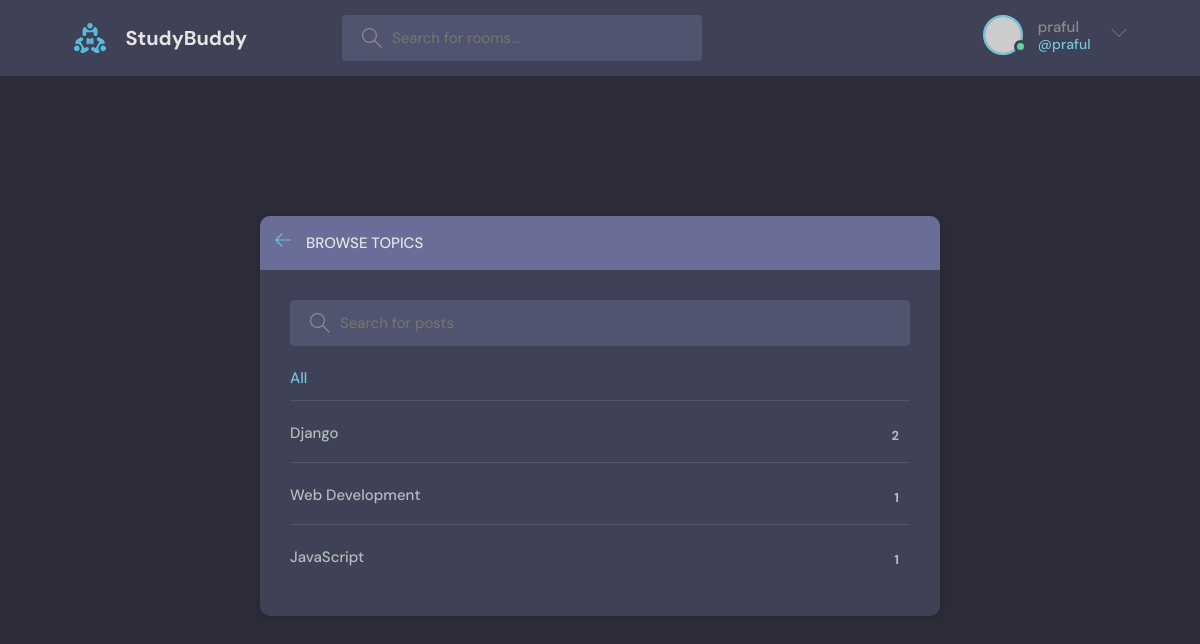
Before: /topics/ (signed in) with the older database file.
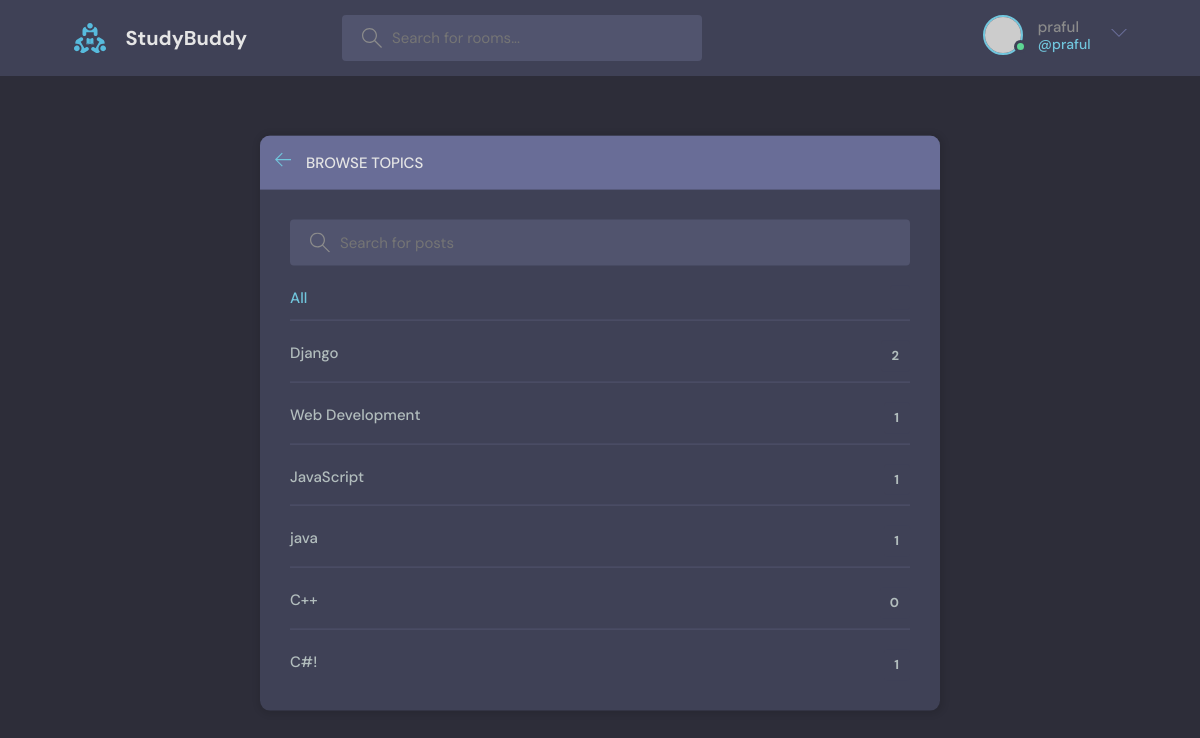
After: the same page with the newer database file.
### base/models.py (models this page shows, shortened)
class Topic(models.Model):
    name = models.CharField(max_length=200)

### base/views.py (the view)
# urls.py: path('topics/', topicsPage, name='topics'),
def topicsPage(request):
    q = request.GET.get('q') if request.GET.get('q') != None else ''
    topics = Topic.objects.filter(name__icontains=q)
    return render(request, 'base/topics.html', {'topics': topics})

### base/templates/base/topics.html (shortened to what this page needs)
{% extends 'main.html' %}
{% block content %}
<main class="create-room layout">
  <div class="container">
    <div class="layout__box">
      <div class="layout__boxHeader">
        <div class="layout__boxTitle">
          <a href="{% url 'home' %}">
            <svg version="1.1" xmlns="http://www.w3.org/2000/svg" width="32" height="32" viewBox="0 0 32 32">
              <title>arrow-left</title>
              <path
                d="M13.723 2.286l-13.723 13.714 13.719 13.714 1.616-1.611-10.96-10.96h27.625v-2.286h-27.625l10.965-10.965-1.616-1.607z">
              </path>
            </svg>
          </a>
          <h3>Browse Topics</h3>
        </div>
      </div>
      <div class="topics-page layout__body">
        <form class="header__search">
          <label>
            <input name="q" placeholder="Search for posts" />
          </label>
        </form>
        <ul class="topics__list">
          <li>
            <a href="{% url 'topics' %}" class="active">All <span>{{topcis.count}}</span></a>
          </li>
          {% for topic in topics %}
          <li>
            <a href="{% url 'home' %}?q={{topic.name}}">{{ topic.name }} <span>{{topic.room_set.all.count}}</span></a>
          </li>
          {% endfor %}
        </ul>
      </div>
    </div>
  </div>
</main>
{% endblock content %}

Changed rows visible on the page:
added Topic: name "java", room_set.all.count "1"
added Topic: name "C++", room_set.all.count "0"
added Topic: name "C#!", room_set.all.count "1"
